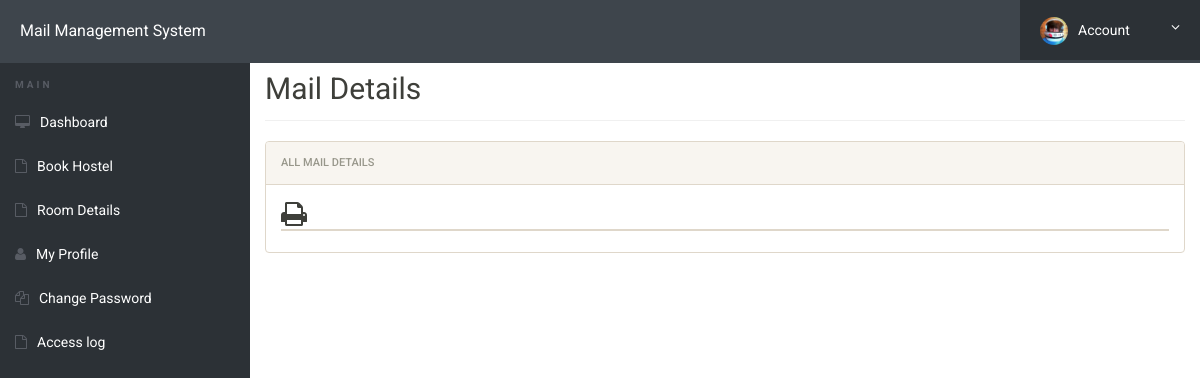
/gmrdetails.php?regno=57 (signed in), run on an earlier commit of the app's database.
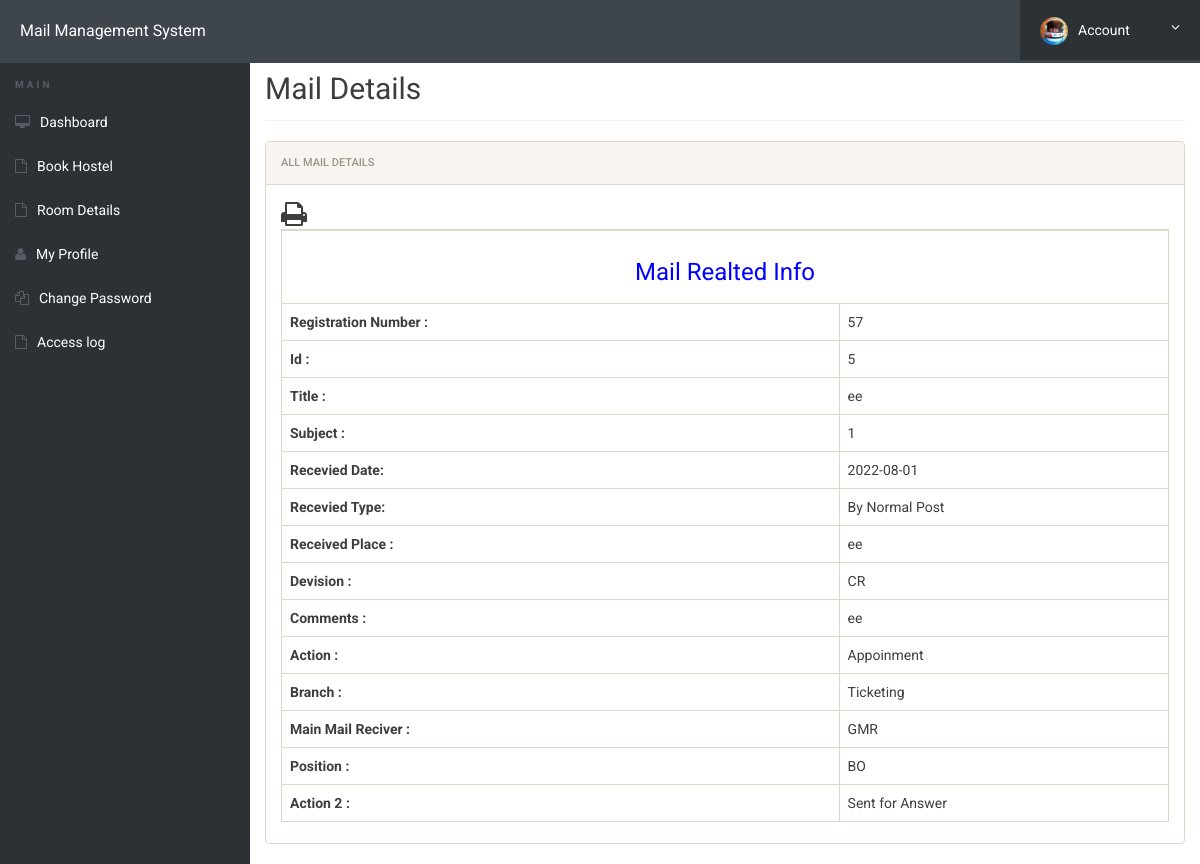
And on a later commit of the database.
### tables this page shows
CREATE TABLE `registration` (
  `id` int(11) NOT NULL AUTO_INCREMENT,
  `recidate` date DEFAULT NULL,
  `devision` varchar(500) DEFAULT NULL,
  `regno` int(11) DEFAULT NULL,
  `subject` varchar(500) DEFAULT NULL,
  `title` varchar(500) DEFAULT NULL,
  `recitype` varchar(500) DEFAULT NULL,
  `regplace` varchar(250) DEFAULT NULL,
  `action` varchar(1000) DEFAULT NULL,
  `comment` varchar(500) DEFAULT NULL,
  `branch` varchar(250) DEFAULT NULL,
  `mainreciver` varchar(1000) DEFAULT NULL,
  `position` varchar(500) DEFAULT NULL,
  `action2` varchar(500) DEFAULT NULL,
  PRIMARY KEY (`id`)
);

### gmrdetails.php (the view, shortened to what this page needs)
<?php
include('includes/config.php');
?>
<!doctype html>
<html lang="en" class="no-js">
<head>
	<link rel="stylesheet" href="css/font-awesome.min.css">
	<link rel="stylesheet" href="css/bootstrap.min.css">
	<link rel="stylesheet" href="css/dataTables.bootstrap.min.css">
	<link rel="stylesheet" href="css/bootstrap-social.css">
	<link rel="stylesheet" href="css/bootstrap-select.css">
	<link rel="stylesheet" href="css/fileinput.min.css">
	<link rel="stylesheet" href="css/awesome-bootstrap-checkbox.css">
	<link rel="stylesheet" href="css/style.css">
	<link rel="stylesheet" href="css/font-awesome.min.css">
</head>
<body>
	<?php include('includes/header.php');?>
	<div class="ts-main-content">
			<?php include('includes/sidebar.php');?>
		<div class="content-wrapper">
			<div class="container-fluid">
				<div class="row" id="print">
					<div class="col-md-12">
						<h2 class="page-title" style="margin-top:4%">Mail Details</h2>
						<div class="panel panel-default">
							<div class="panel-heading">All Mail Details</div>
							<div class="panel-body">
			<table id="zctb" class="table table-bordered " cellspacing="0" width="100%" border="1">
						 <span style="float:left" ><i class="fa fa-print fa-2x" aria-hidden="true" OnClick="CallPrint(this.value)" style="cursor:pointer" title="Print the Report"></i></span>
									<tbody>
<?php
$aid=intval($_GET['regno']);
	$ret="select * from registration where (regno	=?)";
$stmt= $mysqli->prepare($ret) ;
$stmt->bind_param('s',$aid);
$stmt->execute() ;
$res=$stmt->get_result();
while($row=$res->fetch_object())
	  {
	  	?>
<tr>
<td colspan="6" style="text-align:center; color:blue"><h3>Mail Realted Info</h3></td>
</tr>
<tr>
<td><b>Registration Number :</b></td>
<td colspan="6"><?php echo $row->regno;?></td>
	  </tr>
	  <tr>
<td><b>Id :</b></td>
<td colspan="6"><?php echo $row->id;?></td>
</tr>
<tr>
<td><b>Title :</b></td>
<td colspan="6"><?php echo $row->title;?></td>
	  </tr>
	  <tr>
<td><b>Subject :</b></td>
<td colspan="6"><?php echo $fpm=$row->subject;?></td>
</tr>
<tr>
<td><b>Recevied Date:</b></td>
<td colspan="6"><?php echo $row->recidate;?></td>
	  </tr>
	  <tr>
<td><b>Recevied Type:</b></td>
<td colspan="6"><?php echo $dr=$row->recitype;?> </td>
</tr>
<tr>
<td><b>Received Place :</b></td>
<td colspan="6"><?php echo $row->regplace;?></td>
	  </tr>
	  <tr>
<td><b>Devision :</b></td>
<td colspan="6"><?php echo $row->devision;?></td>
	  </tr>
<tr>
<td><b>Comments :</b></td>
<td colspan="6"><?php echo $row->comment;?></td>
</tr>
<tr>
<td><b>Action :</b></td>
<td colspan="6"><?php echo $row->action;?></td>
</tr>
<tr>
<td><b>Branch :</b></td>
<td colspan="6"><?php echo $row->branch;?></td>
</tr>
<tr>
<td><b>Main Mail Reciver :</b></td>
<td colspan="6"><?php echo $row->mainreciver;?></td>
</tr>
<tr>
<td><b>Position :</b></td>
<td colspan="6"><?php echo $row->position;?></td>
</tr>
<tr>
<td><b>Action 2 :</b></td>
<td colspan="6"><?php echo $row->action2;?></td>
</tr>
<?php
} ?>
</tbody>
</table>
</div>
</div>
</div>
</div>
</div>
</div>
</div>
</body>
</html>

What changed in the data, as far as the page shows it:
added registration: regno "57", id "5", title "ee", subject "1", recidate "2022-08-01", recitype "By Normal Post", regplace "ee", devision "CR", comment "ee", action "Appoinment", branch "Ticketing", mainreciver "GMR", position "BO", action2 "Sent for Answer"
